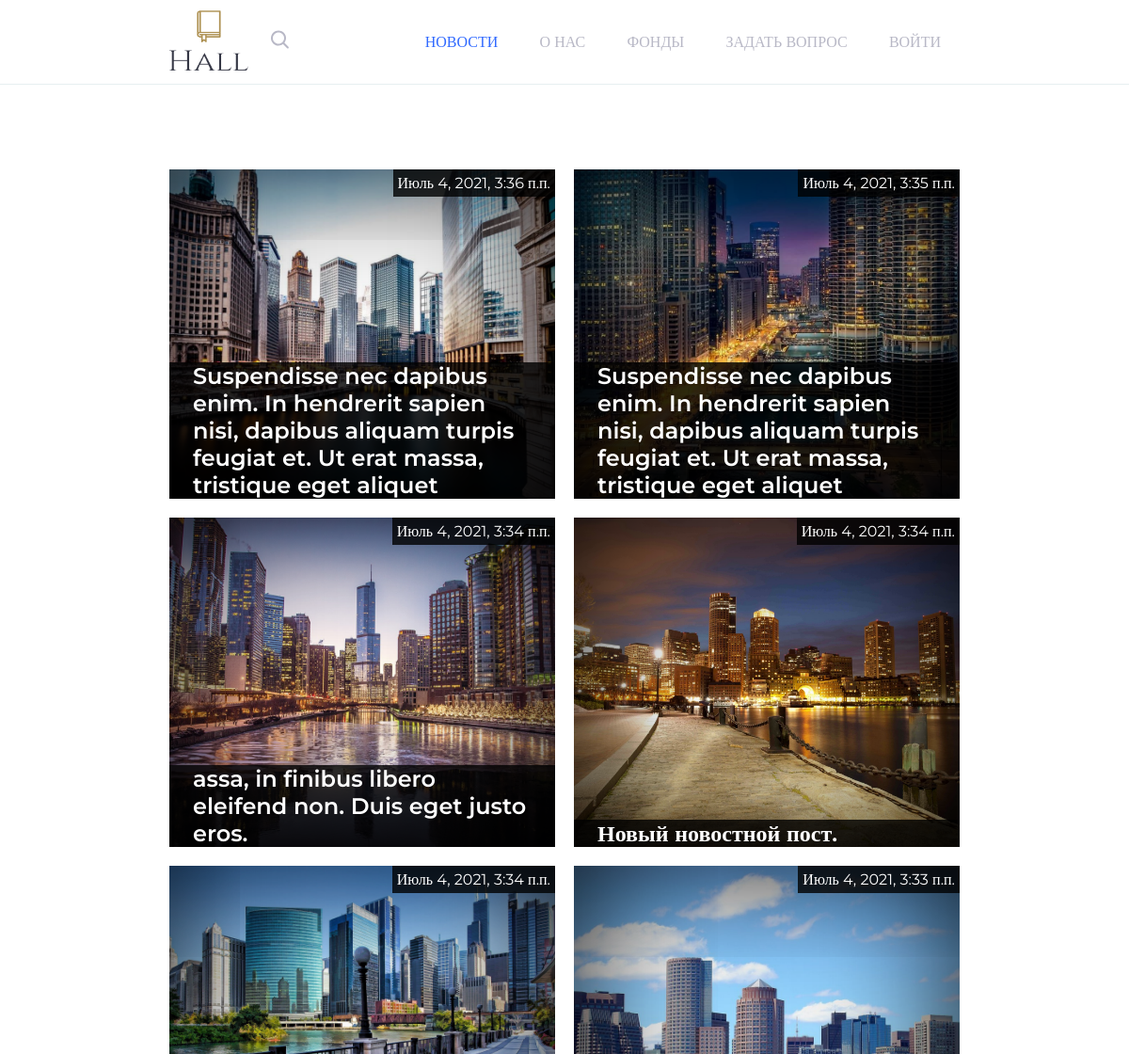
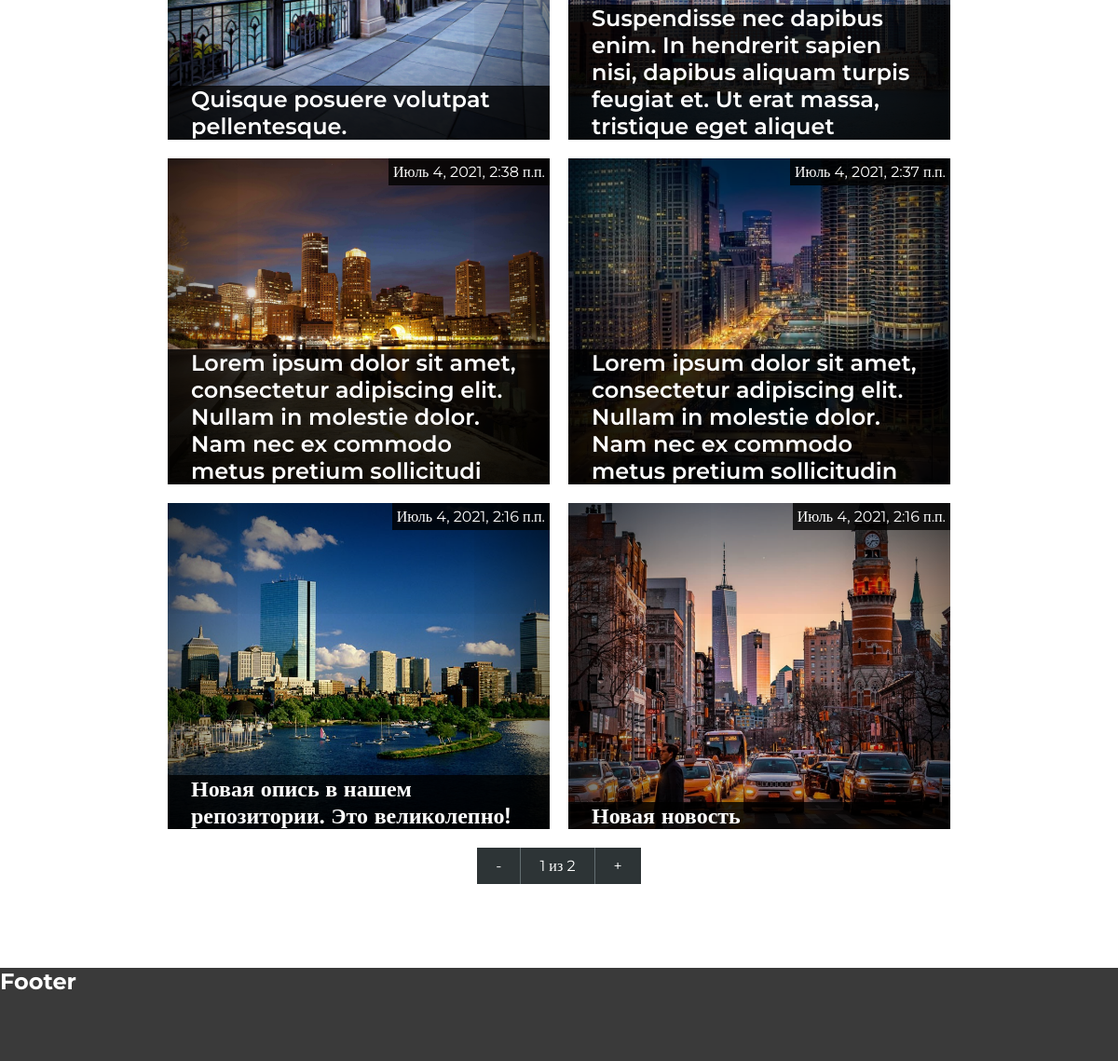
The page / on the database its author committed (2 pictures, top to bottom).
### hall/models.py (models this page shows)
class NewsPost(models.Model):
    class Meta:
        verbose_name = 'Новостной пост'
        verbose_name_plural = 'Новостные посты'
    title = models.CharField(verbose_name='Заголовок', max_length=128,)
    desc = models.TextField(verbose_name='Контент')
    image = models.ImageField(verbose_name='Обложка')
    is_publish = models.BooleanField(verbose_name='Публиковать', default=False)
    create_date = models.DateTimeField(verbose_name='Дата создания', auto_now_add=True)
    edit_date = models.DateTimeField(verbose_name='Дата изменения', auto_now=True)
    publish_date = models.DateTimeField(verbose_name='Дата публикации')

### hall/views.py (the view)
# urls.py: path('', views.NewsView.as_view(), name='news'),
class NewsView(ListView):
  template_name = 'news.html'
  model = models.NewsPost
  ordering = ['-publish_date']
  paginate_by = 10
  def get_queryset(self):
    queryset = super().get_queryset()
    queryset = queryset.filter(Q(is_publish=True) & Q(publish_date__lte=timezone.now()))
    return queryset

### hall/templates/news.html (shortened to what this page needs)
{% extends 'base.html' %}
{% load static %}
{% block content %}
<div class="news-grid">
  {% for post in object_list %}
  <a href="{% url 'newsDetail' pk=post.id %}" class="news-post" style="background-image: url({{post.image.url}});">
    <div class="new-post-wrapper">
      <div class="news-post-date">{{post.publish_date}}</div>
      <div class="news-post-title">{{post.title}}</div>
    </div>
  </a>
  {% endfor %}
</div>
{% if page_obj.paginator.num_pages > 1 %}
<div class="pagination">
  <div class="pagination-buttons">
    <a class="pagination-block" href="{% if page_obj.has_previous %} ?page={{ page_obj.previous_page_number }} {% endif %}">-</a>
    <div class="pagination-block current">
      <span class="current">
        {{ page_obj.number }} из {{ page_obj.paginator.num_pages }}
      </span>
    </div>
    <a class="pagination-block" href="{% if page_obj.has_next %} ?page={{ page_obj.next_page_number }} {% endif %}">+</a>
  </div>
</div>
{% endif %}
{% endblock %}

### hall/templates/base.html (shortened to what this page needs)
{% load static %}
<!DOCTYPE html>
<html lang="ru">
<head>
  <link rel="stylesheet" href="{% static 'css/main.css' %}">
  <link rel="stylesheet" href="{% static 'css/header.css' %}">
  <link rel="stylesheet" href="{% static 'css/footer.css' %}">
  <link rel="stylesheet" href="{% static 'css/news.css' %}">
  <link rel="stylesheet" href="{% static 'css/category.css' %}">
  <link rel="stylesheet" href="{% static 'css/search.css' %}">
  <link rel="stylesheet" href="{% static 'css/pagination.css' %}">
  <link rel="stylesheet" href="{% static 'css/image-viewer.css' %}">
</head>
<body>
  <header class="header">
    <div class="row">
      <a href="{% url 'news' %}" class="header-logo">
        <img src="{% static 'img/logo.png' %}" alt="">
      </a>
      <div class="search">
        <img class="search_open" src="{% static 'img/icons/search.svg' %}" alt="">
      </div>
    </div>
    <div class="header-nav-wrapper">
      <nav class="header-nav">
        <a href="{% url 'news' %}" class="{% if request.resolver_match.view_name == 'news' %}active{% endif %}">Новости</a>
        <a href="{% url 'about' %}" class="{% if request.resolver_match.view_name == 'about' %}active{% endif %}">О нас</a>
        <a href="{% url 'fonds' %}" class="{% if request.resolver_match.view_name == 'fonds' %}active{% endif %}">Фонды</a>
        <a href="{% url 'contact' %}" class="{% if request.resolver_match.view_name == 'contact' %}active{% endif %}">Задать вопрос</a>
        {% if request.user.is_authenticated %}
          {% if request.user.is_superuser %}
          <a href="/admin">Админка</a>
          {% else %}
          <a href="{% url 'profile' pk=request.user.id %}" class="{% if request.resolver_match.view_name == 'profile' %}active{% endif %}">Личный кабинет</a>
          {% endif %}
        {% else %}
        <a href="{% url 'login' %}" class="{% if request.resolver_match.view_name == 'login' %}active{% endif %}">Войти</a>
        {% endif %}
      </nav>
    </div>
  </header>
  <main class="content">
    <div class="container">
      {% block content %}{% endblock %}
    </div>
  </main>
  <footer class='footer dark'>
    <h2>Footer</h2>
  </footer>
</body>
</html>

### hall/static/css/main.css (style rules this page uses)
:root { --container-padding: 15%; --primary-color: #316AFF; --light-color: #B8B8C6; --dark-color: #2d3436; --border-color: #E6EFF0; --header-height: 90px; }
html { height: 100%; }
body { display: flex; flex-direction: column; height: 100%; }
footer { flex: 0 0 100px; }
.dark { background-color: rgb(58, 58, 58); color: white; }
* { margin: 0px; padding: 0px; font-family: Montserrat; box-sizing: border-box; }
.container { padding: 90px var(--container-padding); display: flex; flex-direction: column; }
.row { display: flex; align-items: center; }

### hall/static/css/header.css (style rules this page uses)
.header { display: flex; min-height: var(--header-height); max-height: var(--header-height); align-items: center; justify-content: space-between; padding: 10px var(--container-padding); border-bottom: 1px solid var(--border-color); }
.header-nav-wrapper { display: flex; }
.header .header-nav-wrapper .header-nav a { color: var(--light-color); text-decoration: none; text-transform: uppercase; padding: 10px 20px; outline: none; font-weight: 500; }
.header .header-nav-wrapper .header-nav a:hover, .header .header-nav-wrapper .header-nav a.active { color: var(--primary-color); transition: 0.3s; }
.header-logo img { width: 84px; height: 64px; }

### hall/static/css/footer.css (style rules this page uses)
.footer { margin-top: auto; }
a { text-decoration: none; }

### hall/static/css/news.css (style rules this page uses)
.news-grid { display: grid; grid-template-columns: repeat(2, 1fr); grid-gap: 20px; }
.news-post { width: 100%; height: 350px; background-repeat: no-repeat; background-position: center; background-size: cover; }
.news-post-title { color: white; font-size: 24px; font-weight: 600; padding: 0px 25px; background: rgba(0, 0, 0, 0.8) }
.news-post-date { background: rgba(0, 0, 0, 0.8); width: fit-content; padding: 5px; color: white; margin-bottom: auto; margin-left: auto; }
.new-post-wrapper { width: 100%; height: 100%; box-shadow: inset 0px 0px 150px 0px black; display: flex; flex-direction: column; justify-content: flex-end; position: relative; }

### hall/static/css/search.css (style rules this page uses)
.search_open { margin-left: 20px; cursor: pointer; }

### hall/static/css/pagination.css (style rules this page uses)
.pagination { margin: 0px auto; margin-top: 20px; }
.pagination-buttons { display: flex; }
.pagination-block { padding: 10px 20px; background: var(--dark-color); color: white; }
.pagination-block.current { border-left: 1px solid #636e72; border-right: 1px solid #636e72; }

### rows shown on the page
NewsPost: image (picture), publish_date "Июль 4, 2021, 3:36 п.п.", title "Suspendisse nec dapibus enim. In hendrerit sapien nisi, dapibus aliquam turpis feugiat et. Ut erat massa, tristique eget aliquet"
NewsPost: image (picture), publish_date "Июль 4, 2021, 3:35 п.п.", title "Suspendisse nec dapibus enim. In hendrerit sapien nisi, dapibus aliquam turpis feugiat et. Ut erat massa, tristique eget aliquet"
NewsPost: image (picture), publish_date "Июль 4, 2021, 3:34 п.п.", title "assa, in finibus libero eleifend non. Duis eget justo eros."
NewsPost: image (picture), publish_date "Июль 4, 2021, 3:34 п.п.", title "Новый новостной пост."
NewsPost: image (picture), publish_date "Июль 4, 2021, 3:34 п.п.", title "Quisque posuere volutpat pellentesque."
NewsPost: image (picture), publish_date "Июль 4, 2021, 3:33 п.п.", title "Suspendisse nec dapibus enim. In hendrerit sapien nisi, dapibus aliquam turpis feugiat et. Ut erat massa, tristique eget aliquet"
NewsPost: image (picture), publish_date "Июль 4, 2021, 2:38 п.п.", title "Lorem ipsum dolor sit amet, consectetur adipiscing elit. Nullam in molestie dolor. Nam nec ex commodo metus pretium sollicitudi"
NewsPost: image (picture), publish_date "Июль 4, 2021, 2:37 п.п.", title "Lorem ipsum dolor sit amet, consectetur adipiscing elit. Nullam in molestie dolor. Nam nec ex commodo metus pretium sollicitudin"
NewsPost: image (picture), publish_date "Июль 4, 2021, 2:16 п.п.", title "Новая опись в нашем репозитории. Это великолепно!"
NewsPost: image (picture), publish_date "Июль 4, 2021, 2:16 п.п.", title "Новая новость"

### other values the page prints
{{ page_obj.number }} "1"
{{ page_obj.paginator.num_pages }} "2"
